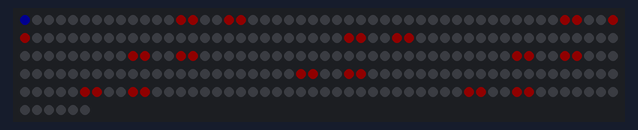
Bench run of a program on a simulated ESP32 board running MicroPython. On the bench: 256 RGB LEDs in strip order, left to right, continuing on the next row. Dim RGB values are drawn brighter than linear; random numbers come from a fixed seed; the clock reads 2024-03-15 10:24:30 at power-on unless the program sets it; library files of the repository ran but are not shown: font.py; what the program prints to the serial console is not drawn.

Above: at 0.21 s.

The program:

main.py
```python
import random
import defs
from font import get_time
from pixel import Pixel
from fraggle import Fraggle
import fraggle as f
from matrix import Matrix
from timer import Timer


# rolls the dice
def p(f: float) -> float:
  return random.random() < f


'''
if there are not enough bricks, try to add one in a corner
'''
def manage_bricks(plans: list[Pixel], sandbox: list[Pixel]):
  fraggle = Fraggle()
  bricks = fraggle.find(f.BRICK_COLOR,sandbox)
  print(f"# bricks: {len(bricks)}")
  print(f"plan calls for: {len(plans)}")
  if len(bricks) < len(plans):
    new_brick = Pixel(defs.SIDE-1, defs.SIDE-2, f.BRICK_COLOR)
    if new_brick not in sandbox:
      sandbox.append(new_brick)

'''
TODO: port this
graph_dots = []
iq_timer = Timer(15)
def graph_iq(iq: internet_quality.InternetQuality, sandbox: list[Pixel]):
  if iq_timer.expired():
    if graph_dots and graph_dots[0].x == 0:
      sandbox.remove(graph_dots[0])
      graph_dots.remove(graph_dots[0])
    for dot in graph_dots:
      dot.step(-1,0, sandbox)
    score = min(iq.age_score(), iq.rtt_score())
    print(f"IQ: {score}, age={iq.age}, rtt={iq.rtt}")
    c = { 4: 'G', 3: 'L', 2: 'Y', 1: 'R' }
    dot = Pixel(defs.SIDE-1, defs.SIDE-1, c[score])
    if dot not in graph_dots:
      graph_dots.append(dot)
      sandbox.append(dot)
'''


if __name__ == "__main__":
  fraggles = [Fraggle() for i in range(2)]
  sandbox = [ Pixel(x, defs.SIDE-2, f.BRICK_COLOR)
              for x in range(defs.SIDE) ] \
          + [ Pixel(x, defs.SIDE-3, f.BRICK_COLOR)
              for x in range(defs.SIDE) ]
  sandbox.extend(fraggles)
  plans = get_time(f.BRICK_COLOR)
  matrix = Matrix(defs.SIDE, sandbox)
  # TODO iq = internet_quality.InternetQuality(15)
  loop = Timer(0.25) # ratelimit: 4 fps
  second = Timer(1)
  frames = 0
  while True:
    if second.expired():
      manage_bricks(plans, sandbox)
      print(f"fraggles: {defs.listr(fraggles)}")
      print(f"plans ({len(plans)}): {defs.listr(plans)}")
      print(f"sandbox ({len(sandbox)}): {defs.listr(sandbox)}")
      print(f"{frames} frames per second")
      print(str(matrix))
      plans = get_time()
      frames = 0
      # TODO iq.run()
    # TODO graph_iq(iq, sandbox)
    for fraggle in fraggles:
      fraggle.run(plans, sandbox)
    matrix.show()
    frames += 1
    loop.wait()
  print(str(matrix))

iq = None
```

defs.py
```python
import sys

SIDE = 16


def debug(*args, **kwargs):
  print(*args, **kwargs, file=sys.stderr)


def listr(stuff: list[any]) -> str:
  return f"[{', '.join([str(i) for i in stuff])}]"


# returns a value hard-constrained to the square boundary
def constrain(value):
  if value < 0:
    return 0
  if value > SIDE - 1:
    return SIDE -1
  return value


def map_basic(x, in_min, in_max, out_min, out_max):
  """
  Maps a value from one range to another.

  Args:
    x: The input value to be mapped.
    in_min: The minimum value in the input range.
    in_max: The maximum value in the input range.
    out_min: The minimum value in the output range.
    out_max: The maximum value in the output range.

  Returns:
    The mapped value within the output range.
  """

  # Avoid zero division errors
  if in_min == in_max:
    return out_min

  # Perform linear mapping
  slope = (out_max - out_min) / (in_max - in_min)
  mapped_value = slope * (x - in_min) + out_min

  # Clamp output to the defined range
  return max(out_min, min(out_max, mapped_value))
```

pixel.py
```python
from math import sqrt
import random
import defs
from defs import constrain

'''
primitives:
  seek(targets, sandbox)
    try to get to target without stepping on anything in sandbox
    * if a target is adjacent, step there
    * if there are any nearish targets, step towards one
    * wander

'''


""" i have a list of floats; how would I choose from that list,
    randomly but rpeferring lower numbers? """
def _choose_weighted_random(data: list[float]):
  """
  Chooses a random element from a list of floats,
  with a bias towards lower values.

  Args:
      data: A list of floats.

  Returns:
      A randomly chosen element from the list, with
      higher probability for lower values.
  """
  # Calculate probabilities based on the inverse of the data
  probabilities = [1 / (x + 1) for x in data]

  # Normalize probabilities to sum to 1
  total_probability = sum(probabilities)
  normalized_probabilities = [p / total_probability for p in probabilities]

  while True:
    for i in range(len(normalized_probabilities)):
      if random.random() < normalized_probabilities[i]:
        return data[i]


class Pixel:
  def __init__(self, x=0, y=0, color: str = ' '):
    self.x = constrain(x)
    self.y = constrain(y)
    self.color = color


  def __str__(self):
    return f"({self.x},{self.y}):{self.color}"


  def __eq__(self, other: any):
    return self.x == other.x and self.y == other.y


  # def __hash__(self):
  #   return hash((self.x, self.y, self.color))


  # returns a clone of myself
  def clone(self):
    return Pixel(self.x, self.y, self.color)


  """ Translate self to another pixel """
  def translate(self, dx=0, dy=0, pixel=None):
    if pixel:
      self.x = constrain(self.x + pixel.x)
      self.y = constrain(self.y + pixel.y)
    else:
      self.x = constrain(self.x + dx)
      self.y = constrain(self.y + dy)


  def distance_to(self, other):
    return sqrt((other.x-self.x)**2 + (other.y-self.y)**2)


  # returns an other in the same location, or None
  def on_any(self, others) -> any:
    for other in others:
      if self.distance_to(other) == 0:
        return other
    return None


  # returns others, sorted by distance
  def nearest(self, others):
    s = {}
    for other in others:
      s[self.distance_to(other)] = other
    return [value for key, value in sorted(s.items())]


  # returns one adjacent Pixel, or None
  def adjacent(self, others: list[any]) -> any:
    candidates = []
    for other in others:
      if other is not self \
        and abs(self.x - other.x) <= 1 \
        and abs(self.y - other.y) <= 1:
      # and self.distance_to(other) <= 1.0:
        candidates.append(other)
    if candidates:
      return random.choice(candidates)
    return None


  # returns one near"ish" Pixel, or None
  def nearish(self, others: list[any]) -> any:
    d = {}
    for other in others:
      d[self.distance_to(other)] = other
    if d.keys():
      distance = _choose_weighted_random(list(d.keys()))
      return d[distance]
    return None


  def step(self, dx: int, dy: int, sandbox: list[any]) -> bool:
    p = self.clone()
    p.translate(dx, dy)
    if p not in sandbox:
      self.translate(dx, dy)
      return True
    return False


  # returns a step in the right direction
  # wobble: probability that I might wobble from a straight line
  def _d(self, x, target: int, wobble: float = 0.0):
    if target > x:
      # print(">v")
      weights = [ 0, wobble, 1-wobble ]
    elif target < x:
      # print("<^")
      weights = [ 1-wobble, wobble, 0 ]
    else:
      weights = [ wobble/2, 1-wobble, wobble/2 ]
    return random.choices([-1, 0, 1], weights=weights)[0]


  # returns all others which don't have a friend (same x,y) in sandbox
  def open(self, others: list[any], sandbox: list[any]):
    o = []
    for other in others:
      if not other.on_any(sandbox) and other != self:
        o.append(other)
    return o


  # seek a target which is NOT in sandbox
  # if productive, returns the target (a goal) or True (moved)
  # returns false if blocked
  def seek(self, targets: list[any], sandbox: list[any],
                 wobble: float = 0.0) -> any:
    # print(f"seek({defs.listr(targets)}, {defs.listr(sandbox)})")
    target = self.adjacent(targets) or self.nearish(targets)
    if target:
      # print(f"{self}: seeking {target}")
      dx = self._d(self.x, target.x, wobble)
      dy = self._d(self.y, target.y, wobble)
      if dx or dy:
        # print(f"{self}: stepping {dx}, {dy}")
        if self.step(dx, dy, sandbox):
          return target
      else:
        # print(f"{self}: non-step: {dx}, {dy}")
        return target
    else:
      return self.wander(sandbox)


  def wander(self, sandbox: list[any]) -> bool:
    for i in range(10):
      dx = random.choice([-1, 0, 1])
      dy = random.choice([-1, 0, 1])
      if self.step(dx, dy, sandbox):
        return True
    return False
```

matrix.py
```python
from pixel import Pixel
from colors import COLOR
from timer import Timer
import defs


try:
  from machine import Pin
  import neopixel
  # TODO import adafruit_bh1750
  CLI_MODE = False
except ModuleNotFoundError as e:
  print("Failed to import machine OR neopixel; running CLI-only")
  CLI_MODE = True

"""
The Matrix just ("just") paints all the Pixels in a list.  It maintains
an internal buffer and only re-paints the changes.

in CLI_MODE it does everything EXCEPT for instnatiating the NeoPixel
library, or using it.  But internal buffers are still maintained

"""


AUTO_WRITE=False
class Matrix:
  def __init__(self, size: int, sandbox: list[Pixel]):
    self.size = size
    self.sandbox = sandbox
    self.buffer = self.fill(COLOR[' '])
    self.sensor = None
    self.brightness_timer = Timer(5)
    self.brightness_timer.expire()
    self.last_brightness = -1
    self.pixels = None
    if not CLI_MODE:
      try:
        pin = Pin(13, Pin.OUT)
        self.pixels = neopixel.NeoPixel(pin, self.size * self.size)
        self.pixels.fill(COLOR[' '])
      except RuntimeError:
        print("failed to instantiate NeoPixel.  No pixels, next time be root")
      # TODO
      # try:
      #   i2c = board.I2C()
      #   self.sensor = adafruit_bh1750.BH1750(i2c)
      # except Exception:
      #   print("failed to pull I2C; no brightness control")
      # self.set_brightness()


  def __str__(self):
    buffer = [ [ ' ' for _ in range(self.size) ] for _ in range(self.size) ]
    # TODO: handle overlapping items, like ants & food
    for item in self.sandbox:
      if buffer[item.y][item.x] == ' ':
        buffer[item.y][item.x] = item.color

    ret = ""
    for row in buffer:
      ret += f" {' '.join(row)}\n"
    return ret


  # True if x = y "ish"
  def ish(x: float, y: float, var: float):
    tolerance = abs(y*var)
    return abs(x-y) <= tolerance


  def set_brightness(self):
    if not CLI_MODE and self.pixels and self.sensor:
      brightness = defs.map_basic(self.sensor.lux, 0, 200, 0.1, 1.0)
      # print(f"{self.last_brightness} vs. new {brightness}: {Matrix.ish(brightness, self.last_brightness, 0.1)}")
      # if brightness != self.last_brightness \
      if not Matrix.ish(brightness, self.last_brightness, 0.1) \
          and self.brightness_timer.expired():
        self.pixels.brightness = brightness
        self.last_brightness = brightness


  # color is a tuple (r, g, b)
  # returns a list of those
  def fill(self, color: any) -> list[any]:
    return [color for i in range(self.size * self.size)]


  # translate a Pixel (x,y) to a
  def _coord(self, pixel: Pixel) -> int:
    if pixel.x % 2 == 0:
      p = pixel.x * self.size + pixel.y
    else:
      p = pixel.x * self.size + self.size - pixel.y - 1
    return p


  # udpates self.buffer from self.sandbox
  # then pushes and changed Pixels to self.pixels
  def show(self):
    if self.pixels:
      self.set_brightness()
      new_buffer = self.fill(COLOR[' '])
      for item in self.sandbox:
        new_buffer[self._coord(item)] = COLOR[item.color]
      for coord, color in enumerate(new_buffer):
        if self.buffer[coord] != new_buffer[coord]:
          self.buffer[coord] = new_buffer[coord]
          if not CLI_MODE:
            self.pixels[coord] = new_buffer[coord]
      if not AUTO_WRITE:
        self.pixels.write()


  def to_str(size: int, sandbox: list[Pixel]):
    buffer = [ [ ' ' for _ in range(size) ] for _ in range(size) ]
    for item in sandbox:
      if buffer[item.y][item.x] == ' ':
        buffer[item.y][item.x] = item.color

    ret = ""
    for row in buffer:
      ret += f" {' '.join(row)}\n"
    return ret


if __name__ == "__main__":
  for x, y in [(-1, 1), (1, 0.9), (1, 0.8), (-1, 0.9), (1, 1.1), (1,1)]:
    print(f"{x} <> {y}: {Matrix.ish(x, y, 0.1)}")
  import time
  sandbox = []
  m = Matrix(16, sandbox)
  x = 0
  y = 0
  for color in COLOR.keys():
    sandbox.append(Pixel(x,y,color))
    sandbox.append(Pixel(defs.SIDE-x-1, defs.SIDE-y-1,color))
    x += 1
    if x >= defs.SIDE:
      x = 0
      y += 1
  print(str(m))
  if m.sensor:
    print("running forever, play with the light sensor")
    while True:
      m.show()
      time.sleep(0.5)
```

timer.py
```python
import time

'''
A simple Timer class
  t = new Timer(10)
  t.wait() # returns in 10 seconds
  while True:
     if t.expired():
       # runs exactly once every 10 seconds

  stripping datetime for the sake of micropython
'''
class Timer:
  def __init__(self, interval: int):
    self.interval = interval
    self.start_time = time.time()


  # is this timer expired?  can be tested frequently,
  # returns True not more than once per interval
  def expired(self):
    if time.time() > self.start_time + self.interval:
      self.start_time = time.time()
      return True
    return False


  # wait until the timer would expire
  # useful to synchronize a loop
  def wait(self):
    if not self.expired():
      remaining = self.start_time + self.interval - time.time()
      if remaining > 0:
        time.sleep(remaining)
      self.start_time = time.time()


  # opposite of wait(): next call to expired() will return True
  def expire(self):
    self.start_time = time.time() - self.interval - 1


'''
a stopwatch: start(), stop(), and read()

'''
class Stopwatch:
  def __init__(self):
    self.start()

  def start(self):
    self.start_time = time.time()
    self.elapsed = 0


  def stop(self):
    self.elapsed = time.time() - self.start_time


  def read(self):
    if self.elapsed:
      return self.elapsed
    else:
      return time.time() - self.start_time


if __name__ == "__main__":
    print("Timer demo... takes 3 seconds, should have no output")
    t = Timer(3)
    assert not t.expired()
    t.expire()
    time.sleep(0.1)
    assert t.expired()
    time.sleep(3.5)
    assert t.expired()
```

wobblytime.py
```python
import random
import time

# micropython doesn't have datetime :/

class WobblyTime:
    def __init__(self, min_fastness, max_fastness):
        self.min_fastness = min_fastness
        self.max_fastness = max_fastness
        self.last_tick = time.time()
        self.target = 0
        self.advance = 0
        self.vtime = time.time()
        self.recalculate()


    def recalculate(self):
        now = time.time()
        elapsed_seconds = (now - self.last_tick)
        # print(f"elapsed: {elapsed_seconds}")
        # print(f"advance: {self.advance}, target: {self.target}")
        if self.advance == self.target:
          self.target = random.randint(self.min_fastness, self.max_fastness)
        elif self.advance < self.target:
          # print(f"adv < target")
          self.advance = min(self.target, self.advance + 2*elapsed_seconds)
        else:
          # print(f"adv > target")
          self.advance = max(self.target, self.advance - elapsed_seconds/2)
        self.last_tick = now


    def gettime(self):
        now = time.time()
        self.recalculate()
        self.vtime = now + self.advance
        hh, mm, ss = time.localtime(self.vtime)[3:6]
        return hh, mm, ss


if __name__ == "__main__":
  # Example usage
  wobbly_time = WobblyTime(10, 30)
  while True:
    hours, minutes, seconds = wobbly_time.gettime()
    (hh, mm, ss) = time.localtime()[3:6]
    print(f"Wobbly time: {hours:02}:{minutes:02}:{seconds:02}")
    print(f"Actual time: {hh:02}:{mm:02}:{ss:02}")
    time.sleep(5)
```

colors.py
```python
# 16 is basically the lowest value visible when
# brightness is turned down

COLOR = {
  '0': (0,0,0),
  '1': (4,4,4),
  '2': (8,8,8),
  '3': (12,12,12),
  '4': (16,16,16),
  '5': (20,20,20),
  '.': (0, 4, 0),
  'o': (4, 4, 4),
  'w': (16, 16, 16),
  'O': (32, 32, 32),
  'R': (128, 0, 0),
  'r': (16, 0, 0),
  'G': (0, 64, 0),
  'g': (0, 16, 0),
  'B': (0, 0, 128),
  'b': (0, 0, 16),
  'Y': (128, 128, 0),
  'L': (16, 64, 0),
  'h': (32, 16, 0),
  'W': (128, 128, 128),
  ' ': (0, 0, 0),
  'x': (16,16,0),
  'q': (48, 16, 63),
  'Q': (48*4, 16*4, 63*4)
}


if __name__ == "__main__":
  from matrix import Matrix
  from pixel import Pixel
  import defs
  sandbox = []
  x = 0
  y = 0
  for color in COLOR.keys():
    sandbox.append(Pixel(x,y,color))
    x += 1
    if x >= defs.SIDE:
      x = 0
      y += 1
  print(Matrix.to_str(16, sandbox))
  matrix = Matrix(16, sandbox)
  matrix.show()
```

Source omitted: fraggle.py (12797 bytes)
